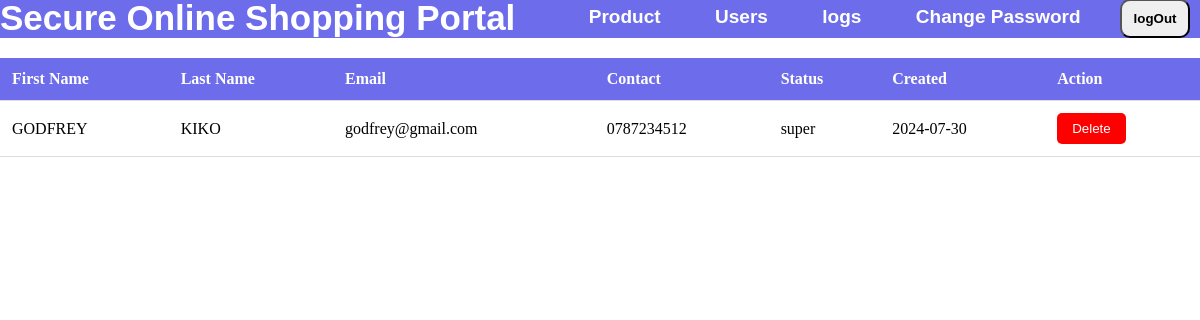
/users.php (signed in), run on the app's committed database.
### tables this page shows
CREATE TABLE `users` (
  `No` int(10) NOT NULL,
  `firstName` varchar(20) NOT NULL,
  `lastName` varchar(20) NOT NULL,
  `email` varchar(50) NOT NULL,
  `password` varchar(100) NOT NULL,
  `phone` int(11) NOT NULL,
  `privilege` varchar(6) NOT NULL,
  `secret` varchar(16) NOT NULL,
  `Created` date NOT NULL DEFAULT current_timestamp()
);

### users.php (the view, shortened to what this page needs)
<!DOCTYPE html>
<html lang="en">
<head>
    <link rel="stylesheet" href="css/users.css">
</head>
<body>
<?php require 'admin_nav.php';?>
    <div>
        <table>
            <thead>
                <tr>
                    <th>First Name</th>
                    <th>Last Name</th>
                    <th>Email</th>
                    <th>Contact</th>
                    <th>Status</th>
                    <th>Created</th>
                    <th>Action</th>
                </tr>
            </thead>
            <tbody>
            <?php
            require 'connection.php';
            $sql="SELECT No,firstName,lastName,email,phone,privilege,Created FROM users";
            $result=$conn->query($sql);
            while ($row=$result->fetch_assoc()) {
                echo "<tr>";
                echo "<td>".$row['firstName']."</td>";
                echo "<td>".$row['lastName']."</td>";
                echo "<td>".$row['email']."</td>";
                echo "<td>0".$row['phone']."</td>";
                echo "<td>".$row['privilege']."</td>";
                echo "<td>".$row['Created']."</td>";
                echo "<td>";
                echo "<form action='del_user.php' method='POST' onsubmit='return confirm(\"Are you sure you want remove ".$row['lastName']."?\");'>";
                echo "<button type='submit'>Delete</button>";
                echo "</td>";
                echo "</tr>";
            }
            ?>
            </tbody>
        </table>
    </div>
</body>
</html>

### css/users.css (style rules this page uses)
body { width: 100%; height:100% }
* { margin:0; padding:0; text-decoration: none; }
table { width: 100%; border-collapse: collapse; margin-top: 20px; background-color: white; }
th, td { padding: 12px; text-align: left; border-bottom: 1px solid #ddd; }
th { background-color: rgb(109, 109, 236); color: white; }
td button { background-color: red; color: white; border: none; border-radius: 5px; padding: 8px 15px; cursor: pointer; text-decoration: none; }

### data on the page
users: firstName "GODFREY", lastName "KIKO", email "godfrey@gmail.com", phone "787234512", privilege "super", Created "2024-07-30"
